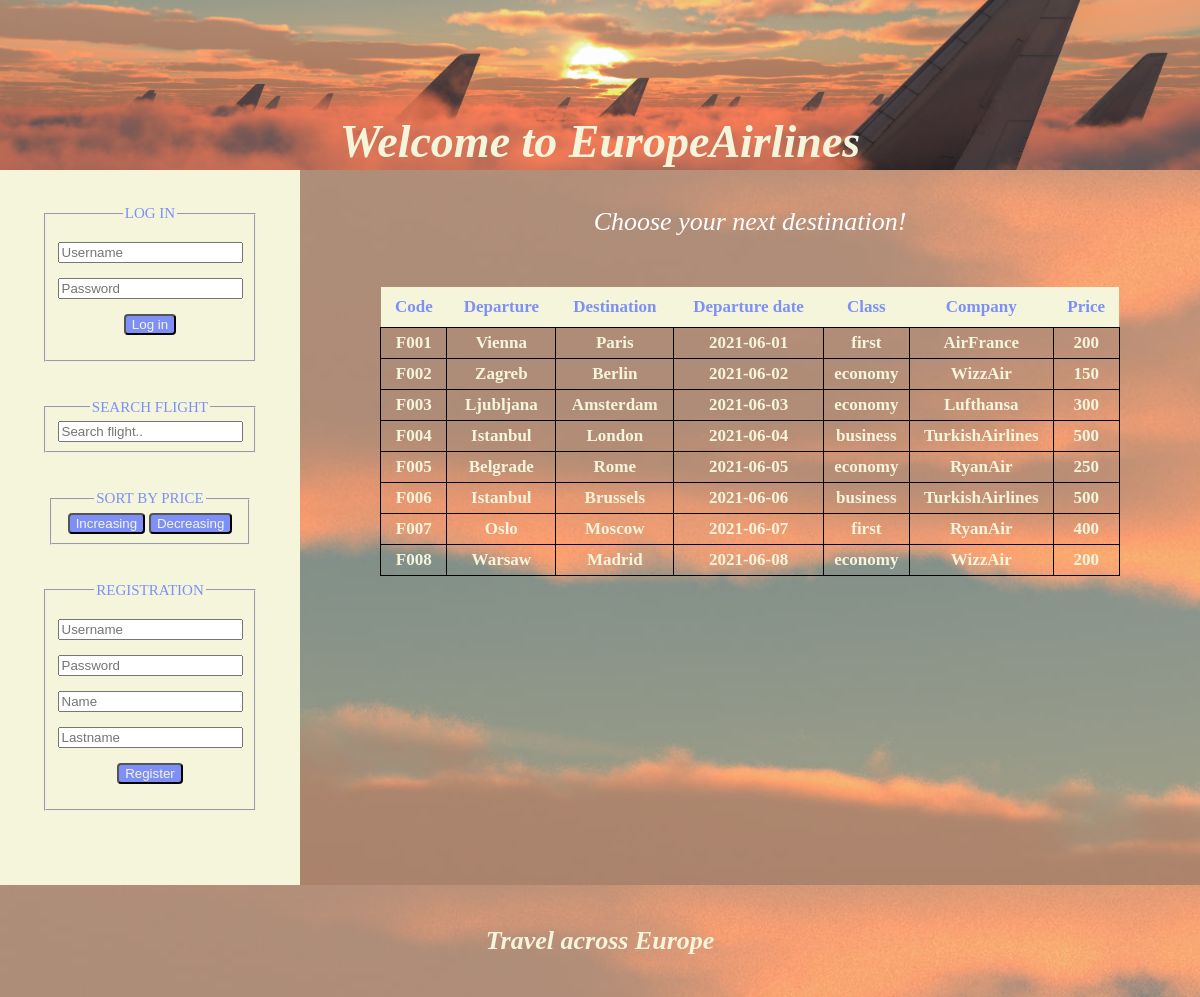
/code/index.php/welcome, run on the app's committed database.
### tables this page shows
CREATE TABLE IF NOT EXISTS `flights` (
    `flightID` VARCHAR(10) NOT NULL,
    `departure` VARCHAR(20) NOT NULL,
    `destination` VARCHAR(20) NOT NULL,
    `departure_date` date NOT NULL,
    `class` VARCHAR(20) NOT NULL,
    `company` VARCHAR (20) NOT NULL,
    `price` float NOT NULL,
    PRIMARY KEY (`flightID`)
);

### code/model/FlightDB.php (called while the page is built, shortened)
<?php
class FlightDB {
    public static function getAllFlights() {
        $dbh = DBInit::getInstance();
        $query = "SELECT * FROM flights";
        $stmt = $dbh->prepare($query);
        $stmt->execute();
        return $stmt->fetchAll();
    }
}

### code/view/initial-page.php (the view, shortened to what this page needs)
<!DOCTYPE html>
<head>
    <link rel="stylesheet" type="text/css" href="<?= CSS_URL . "style.css" ?>">
</head>
<body>
    <header class="col-12 col-t-12 col-m-12">
        <h1>Welcome to EuropeAirlines</h1>
    </header>
    <aside class="col-2 col-t-3 col-m-12">
        <fieldset>
            <legend>LOG IN</legend>
            <form action="<?= BASE_URL . "login" ?>" method="post">
                <p><input name="username" type="text" placeholder="Username" autocomplete="off" required/></p>
                <p><input name="password" type="password" placeholder="Password" autocomplete="off" required/></p>
                <p><button>Log in</button></p>
            </form>
        </fieldset>
        <fieldset>
            <legend>SEARCH FLIGHT</legend>
            <input id="search" name="search" type="text" placeholder="Search flight.." onkeyup="search()"/>
        </fieldset>
        <fieldset>
            <legend> SORT BY PRICE </legend>
            <button onclick="increasing()">Increasing</button>
            <button onclick="decreasing()">Decreasing</button>
        </fieldset>
        <fieldset>
            <legend>REGISTRATION</legend>
            <form action="<?= BASE_URL . "registerUser" ?>" method="post">
                <p><input name="username" type="text" value="" placeholder="Username" autocomplete="off" required /></p>
                <p><input name="password" type="password" value="" placeholder="Password" autocomplete="off" required /></p>
                <p><input name="name" type="text" value="" placeholder="Name" autocomplete="off" required /></label></p>
                <p><input name="lastname" type="text" value="" placeholder="Lastname" autocomplete="off" required /></label></p>
                <p><button>Register</button></p>
            </form>
        </fieldset>
    </aside>
    <article class="col-10 col-t-9 col-m-12">
        <h2>Choose your next destination!</h2>
        <table id="table">
            <tr>
                <th>Code</th>
                <th>Departure</th>
                <th>Destination</th>
                <th>Departure date</th>
                <th>Class</th>
                <th>Company</th>
                <th>Price</th>
            </tr>
            <?php foreach ($flight as $flight): ?>
            <tr>
                <td><?= $flight["flightID"] ?></td>
                <td><?= $flight["departure"] ?></td>
                <td><?= $flight["destination"] ?></td>
                <td><?= $flight["departure_date"] ?></td>
                <td><?= $flight["class"] ?></td>
                <td><?= $flight["company"] ?></td>
                <td><?= $flight["price"] ?></td>
            </tr>
            <?php endforeach; ?>
        </table>
    </article>
    <footer class="col-12 col-t-12 col-m-12">
        <p>Travel across Europe</p>
    </footer>
</body>

### code/index.php (shortened to what this page needs)
<?php
require_once("controller\UserController.php");
$path = isset($_SERVER["PATH_INFO"]) ? trim($_SERVER["PATH_INFO"], "/") : "";
$urls = [
    "welcome" => function(){
        session_destroy();
        UserController::showInitialForm();
    },
    "login" => function () {
        if ($_SERVER["REQUEST_METHOD"] == "POST") {
            UserController::login($_POST["username"], $_POST["password"]);
        }
        else{
            ViewHelper::redirect(BASE_URL . "welcome");
        }
    },
    "registerUser" => function () {
        if ($_SERVER["REQUEST_METHOD"] == "POST") {
            UserController::registerUser();
        }
    },
    "booked" => function () {
        if ($_SERVER["REQUEST_METHOD"] == "POST") {
            BookedController::book();
        }
    },
    "removeFlight"=> function () {
        if ($_SERVER["REQUEST_METHOD"] == "POST") {
            FlightController::deleteFlight();
        }
    },
    "add-flight"=> function () {
        if ($_SERVER["REQUEST_METHOD"] == "POST") {
            FlightController::insertFlight();
        }
    },
    "" => function(){
        ViewHelper::redirect(BASE_URL . "welcome");
    },
];
try {
    if (isset($urls[$path])) {
       $urls[$path]();
    } else {
        echo "No controller for '$path'";
    }
} catch (Exception $e) {
    echo "An error occurred: <pre>$e</pre>";
}

### code/controller/UserController.php (shortened to what this page needs)
<?php
require_once("ViewHelper.php");
require_once("model/FlightDB.php");
class UserController {
    public static function showInitialForm(){
        if(isset($_GET["id"])){
                ViewHelper::render("view/initial-page.php", ["flight" => FlightDB::getFlight($_GET["id"])]);
        }else{
                ViewHelper::render("view/initial-page.php", ["flight" => FlightDB::getAllFlights()]);
        }
    }
}

### code/ViewHelper.php (shortened to what this page needs)
<?php
class ViewHelper {
    public static function render($file, $variables = array()) {
        extract($variables);
        include($file);
        $renderedView = ob_get_clean();
        echo $renderedView;
    }
}

### code/static/css/style.css (style rules this page uses)
body { font-family: 'Abril Fatface', serif; margin: 0; }
* { box-sizing: border-box; }
h1 { font-size: 46px; font-style: oblique; font-weight: bolder; margin-top: 100px; }
h2 { font-size: 26px; text-align: center; font-style: oblique; font-weight: normal; color: white; }
header { text-align:center; color: beige; background-image: url("image_header.jpeg"); background-repeat: no-repeat; background-size: cover; background-position: center; height: 170px; }
aside { font-size: 15px; text-align: center; color: rgb(126, 144, 247); background-color: beige; margin: auto; height: 715px; }
fieldset { margin: auto; margin-top: 20px; width: 45%; width: 200px; }
article { text-align: left; background-image: url("image_header.jpeg"); background-repeat: no-repeat; margin: auto; height: 715px; }
table { font-size: 17px; text-align: center; color: beige; border-collapse: collapse; margin: auto; margin-top: 50px; width: 85%; }
th { text-align: center; font-weight: bold; padding: 10px; color: rgb(126, 144, 247); background-color: beige; }
td { text-align: center; font-weight: bold; padding: 5px; border: thin solid black; -webkit-user-select: none; -moz-user-select: none; -ms-user-select: none; user-select: none; }
footer { font-size: 26px; font-style: oblique; font-weight: bold; text-align: center; color: beige; background-image: url("image_header.jpeg"); }
button { border-radius: 4px; color: beige; background-color: rgb(126, 144, 247); }
[class*="col-"] { width: 100%; float: left; padding: 15px; }
@media only screen and (min-width: 400px) { .col-m-12 { width: 100%; } }

### data on the page
flights: flightID "F001", departure "Vienna", destination "Paris", departure_date "2021-06-01", class "first", company "AirFrance", price "200"
flights: flightID "F002", departure "Zagreb", destination "Berlin", departure_date "2021-06-02", class "economy", company "WizzAir", price "150"
flights: flightID "F003", departure "Ljubljana", destination "Amsterdam", departure_date "2021-06-03", class "economy", company "Lufthansa", price "300"
flights: flightID "F004", departure "Istanbul", destination "London", departure_date "2021-06-04", class "business", company "TurkishAirlines", price "500"
flights: flightID "F005", departure "Belgrade", destination "Rome", departure_date "2021-06-05", class "economy", company "RyanAir", price "250"
flights: flightID "F006", departure "Istanbul", destination "Brussels", departure_date "2021-06-06", class "business", company "TurkishAirlines", price "500"
flights: flightID "F007", departure "Oslo", destination "Moscow", departure_date "2021-06-07", class "first", company "RyanAir", price "400"
flights: flightID "F008", departure "Warsaw", destination "Madrid", departure_date "2021-06-08", class "economy", company "WizzAir", price "200"
